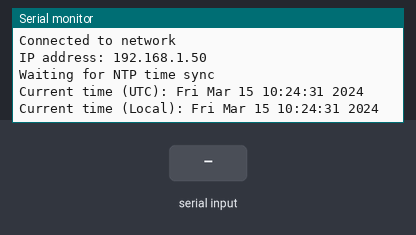
The sketch below on a simulated ESP8266 (NodeMCU). Parts: the last lines printed to the serial monitor. The test bench sets the inputs (shaded band). WiFi joins after 1.5 s; servers stay silent unless stated; uploads are accepted with an empty reply; the local clock reads 2024-03-15 10:24:30 at power-on unless the sketch sets it.

Above: at 2.7 s.
2.8 s: "1\n" received over Serial
At 3.3 s:
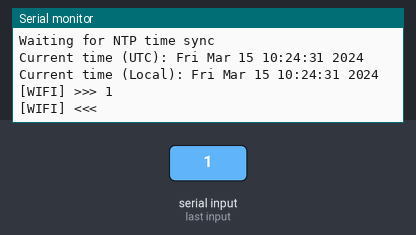
4.5 s: "0\n" received over Serial
At 4.66 s:
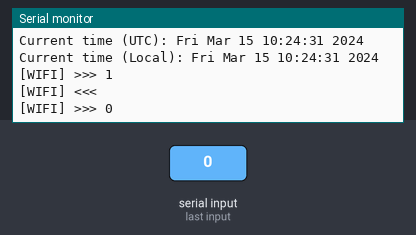
6.0 s: "2\n" received over Serial
At 7.0 s:
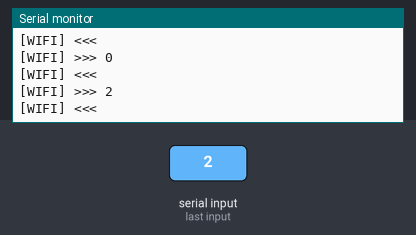

Measured:
- after the input at 2.8 s, the serial monitor: prints a new line at once (image 1)
- after the input at 4.5 s, the serial monitor: prints a new line at once (image 2)
- after the input at 6.0 s, the serial monitor: prints a new line at once (image 3)

The sketch:

wifi-module.ino
```cpp
#include <time.h>
#include <TZ.h>
#include <Base64.h>
#include <ESP8266WiFi.h>
#include <ESP8266HTTPClient.h>
#include <WiFiClientSecureBearSSL.h>
#include <BearSSLHelpers.h>

#include "secrets.h"

BearSSL::WiFiClientSecure client;
BearSSL::X509List trustedRoots;

void setup() {
    Serial.begin(115200);

    trustedRoots.append(CA_CERTIFICATE);
    client.setTrustAnchors(&trustedRoots);

    ensureNetworkConnection();
}

void loop() {
    String message = Serial.readStringUntil('\n');
    message.trim();

    if (message.length() > 0) {
        Serial.println("[WIFI] >>> " + message);

        ensureNetworkConnection();

        HTTPClient http;
        http.begin(client, URL);
        http.addHeader("Authorization", getAuthorizationHeader());
        http.addHeader("Content-Type", "application/json");

        int httpCode = http.POST(message);

        if (httpCode == HTTP_CODE_OK) {
            String response = http.getString();
            Serial.println("[WIFI] <<< " + response);
        } else {
            Serial.println("[WIFI] Request failed: " + http.errorToString(httpCode));
        }

        http.end();
    }
}

void ensureNetworkConnection() {
    if (WiFi.status() != WL_CONNECTED) {
        Serial.print("Connecting to network");
        WiFi.begin(SSID, PASSWORD);
        while (WiFi.status() != WL_CONNECTED) {
            delay(500);
            Serial.print(".");
        }
        Serial.println();
        Serial.println("Connected to network");

        Serial.print("IP address: ");
        Serial.println(WiFi.localIP());

        setClock();
    }
}

// Sets the system time via NTP, as required for x.509 validation
// https://github.com/esp8266/Arduino/blob/master/libraries/ESP8266WiFi/examples/BearSSL_CertStore/BearSSL_CertStore.ino
void setClock() {
    configTzTime(TZ_America_Vancouver, "pool.ntp.org", "time.nist.gov");

    Serial.print("Waiting for NTP time sync");
    time_t now = time(nullptr);
    while (now < 8 * 3600 * 2) {
        delay(250);
        Serial.print(".");
        now = time(nullptr);
    }
    Serial.println();

    struct tm timeinfo;
    gmtime_r(&now, &timeinfo);
    Serial.print("Current time (UTC): ");
    Serial.println(asctime(&timeinfo));
    localtime_r(&now, &timeinfo);
    Serial.print("Current time (Local): ");
    Serial.println(asctime(&timeinfo));
}

String getAuthorizationHeader() {
    return "Basic " + base64::encode(API_USERNAME + ":" + API_PASSWORD);
}
```

secrets.example.h
```cpp
// Wifi network SSID and password
#define SSID ""
#define PASSWORD ""

// URL where messages will be sent to
#define URL ""

// Credentials to authorize requests to URL
const String API_USERNAME = "";
const String API_PASSWORD = "";

// Root CA certificate for the URL's SSL certificate
// https://www.dzombak.com/blog/2021/10/HTTPS-Requests-with-a-Small-Set-of-Root-Certificates-on-ESP8266-Arduino.html
const char CA_CERTIFICATE [] PROGMEM = R"CERT(
-----BEGIN CERTIFICATE-----
-----END CERTIFICATE-----
)CERT";
```
